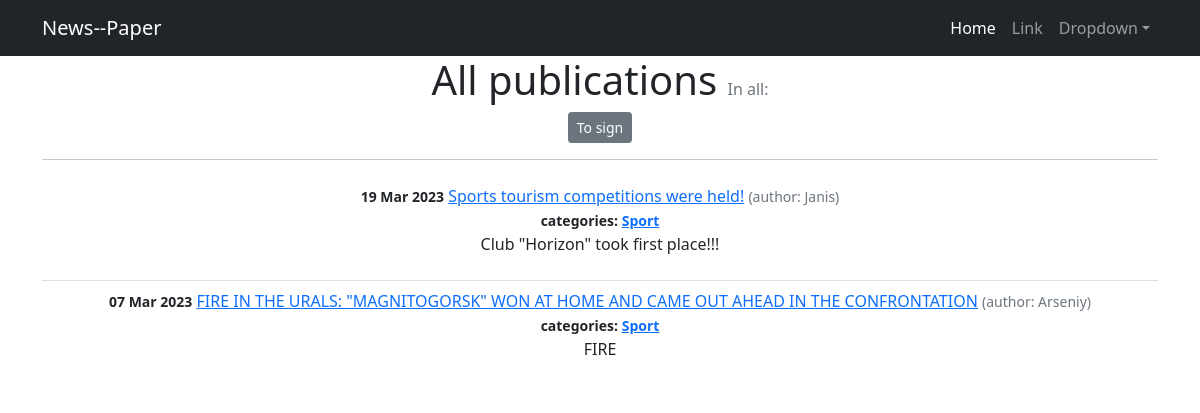
Page /news/categories/1 on the earlier database version.
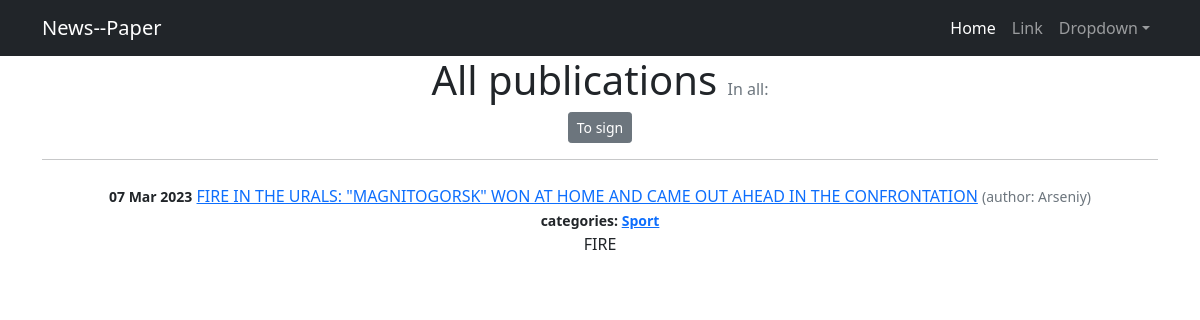
Same page on the later database version.
### news/models.py (models this page shows, shortened)
class Post(models.Model):
    objects = None
    author = models.ForeignKey(Author, on_delete=models.CASCADE)
    typContent = [('Article', 'Article'), ('News', 'News')]
    newsArticle = models.CharField(choices=typContent, max_length=7, default='News')
    dateTime = models.DateTimeField(auto_now_add=True)
    category = models.ManyToManyField(Category, through='PostCategory')
    title = models.CharField(max_length=255)
    text = models.TextField()
    rating = models.SmallIntegerField(default=0)

class Author(models.Model):
    user = models.OneToOneField(User, on_delete=models.CASCADE)
    authorRating = models.SmallIntegerField(default=0)
    def __str__(self):
        return f'{self.user}'

class Category(models.Model):
    category_name = models.CharField(max_length=128, unique=True)
    subscribers = models.ManyToManyField(User, related_name='categories')
    def __str__(self):
        return f'{self.category_name}'

### news/views.py (the view)
# urls.py: path('categories/<int:pk>', CategoryListView.as_view(), name='category_list'),
class CategoryListView(ListView):
    model = Post
    template_name = 'category_list.html'
    context_object_name = 'category_news_list'
    def get_queryset(self):
        self.category = get_object_or_404(Category, id=self.kwargs['pk'])
        queryset = Post.objects.filter(category=self.category).order_by('-dateTime')
        return queryset
    def get_context_data(self, **kwargs):
        context = super().get_context_data(**kwargs)
        context['is_not_subscriber'] = self.request.user not in self.category.subscribers.all()
        context['category'] = self.category
        return context

### templates/category_list.html (shortened to what this page needs)
<!DOCTYPE html>
{% extends 'default.html' %}
{% load custom_filters %}
{% block content %}
<h1 class="text-center">All publications <span class="text-muted fs-6 fw-normal">In all: {{ page_obj.paginator.count }}</span></h1>
    {% if is_not_subscriber %}
        <p class="text-center"><a href="{% url 'subscribe' category.id %}" class="btn btn-secondary btn-sm">To sign</a></p>
    {% endif %}
<hr>
<ul class = "list-group list-group-flush">
    {% for post in category_news_list %}
        <li class = "list-group-item">
            <small class = "fw-bold">{{ post.dateTime | date:'d M Y' }}</small>
            <a href="{% url 'post_detail' post.id %}">{{ post.title }}</a>
            <small class = "text-muted">(author: {{ post.author }})</small><br>
            <small class = "fw-bold">categories:
                {% for category in post.category.all %}
                <a href="{% url 'category_list' category.id %}">{{ category }}</a>
                {% endfor %}
            </small>
            <p>{{ post.text | truncatechars:210 }}</p>
        </li>
    {% endfor %}
</ul>
{% endblock content %}

Differences in the rows shown:
removed Post: dateTime "19 Mar 2023", title "Sports tourism competitions were held!", author "Janis", text "Club \"Horizon\" took first place!!!", Category (category_name "Sport")
